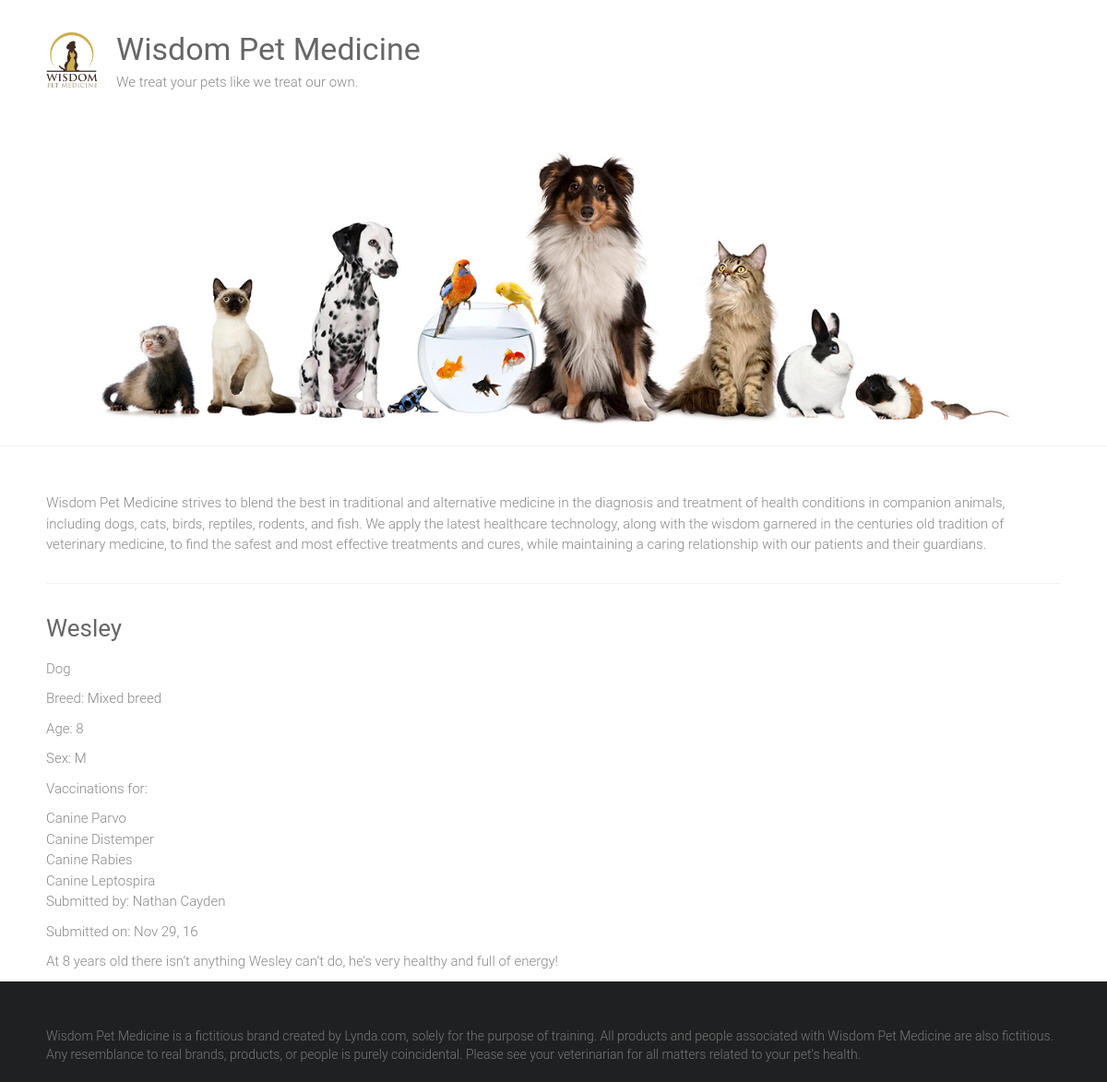
/adoptions/9/, run on the app's committed database.
### adoptions/models.py (models this page shows, shortened)
class Pet(models.Model):
    SEX_CHOICES = [('M', 'Male'), ('F', 'Female')]
    name = models.CharField(max_length=100)
    submitter = models.CharField(max_length=100)
    species = models.CharField(max_length=30)
    breed = models.CharField(max_length=30, blank=True)
    description = models.TextField()
    sex = models.CharField(max_length=1, choices=SEX_CHOICES, blank=True)
    submission_date = models.DateTimeField()
    age = models.IntegerField(null=True)
    vaccinations = models.ManyToManyField('Vaccine', blank=True)

class Vaccine(models.Model):
    name = models.CharField(max_length=50)

### adoptions/views.py (the view)
# urls.py: path('adoptions/<int:pet_id>/', views.pet_detail, name='pet_detail')
def pet_detail(request, pet_id):
    try:
        pet = Pet.objects.get(id=pet_id)
    except Pet.DoesNotExist:
        raise Http404('Pet not found')
    return render(request, 'pet_detail.html', {
        'pet': pet,
    })

### adoptions/templates/pet_detail.html
{% extends "base.html"%}
{%block content%}
<div>
    <h3>{{pet.name|capfirst}}</h3>
    <p>{{pet.species}}</p>
    {% if pet.breed %}
        <p>Breed: {{pet.breed}}</p>
    {% endif %}
    {% if pet.age %}
        <p>Age: {{pet.age}}</p>
    {% endif %}
    {% if pet.sex %}
        <p>Sex: {{pet.sex}}</p>
    {% endif %}
    {% if pet.vaccinations.all %}
        <p>Vaccinations for:</p>
        <ul>
            {% for vaccination in pet.vaccinations.all%}
                <li>{{vaccination.name}}</li>
            {%endfor%}
        </ul>
    {% endif %}
    <p>Submitted by: {{pet.submitter}}</p>
    <p>Submitted on: {{pet.submission_date|date:"M d, y"}}</p>
    <p>{{pet.description}}</p>
</div>
{%endblock%}

### static/style.css (style rules this page uses)
html, body, div, span, applet, object, iframe, h1, h2, h3, h4, h5, h6, p, blockquote, pre, a, abbr, acronym, address, big, cite, code, del, dfn, em, font, ins, kbd, q, s, samp, small, strike, strong, sub, sup, tt, var, dl, dt, dd, ol, ul, li, fieldset, form, label, legend, table, caption, tbody, tfoot, thead, tr, th, td { border: 0; font: inherit; font-size: 100%; font-style: inherit; font-weight: inherit; margin: 0; outline: 0; padding: 0; vertical-align: baseline; }
html { overflow-y: scroll; -webkit-text-size-adjust: 100%; -ms-text-size-adjust: 100%; }
h1, h2, h3, h4, h5, h6 { color: #666666; line-height: 1.4; padding-bottom: 15px; font-weight: normal; }
h3 { font-size: 26px; }
body, button, input, select, textarea { color: #888888; font-size: 15px; line-height: 1.5; font-family: 'Roboto', sans-serif; font-weight: 300; }
p { color: #888888; font-size: 15px; line-height: 1.5; margin-bottom: 15px; font-weight: 300; }
ul, ol { list-style: none; }
body { background: #f2f2f2; }
body { padding-top: 30px; padding-bottom: 30px; }
body.wide { padding-top: 0; padding-bottom: 0; }
.single-page p { margin-bottom: 10px; }

### data on the page
Pet: name "Wesley", species "Dog", breed "Mixed breed", age "8", sex "M", submitter "Nathan Cayden", submission_date "Nov 29, 16", description "At 8 years old there isn’t anything Wesley can’t do, he’s very healthy and full of energy!"
Vaccine: name "Canine Parvo"
Vaccine: name "Canine Distemper"
Vaccine: name "Canine Rabies"
Vaccine: name "Canine Leptospira"
